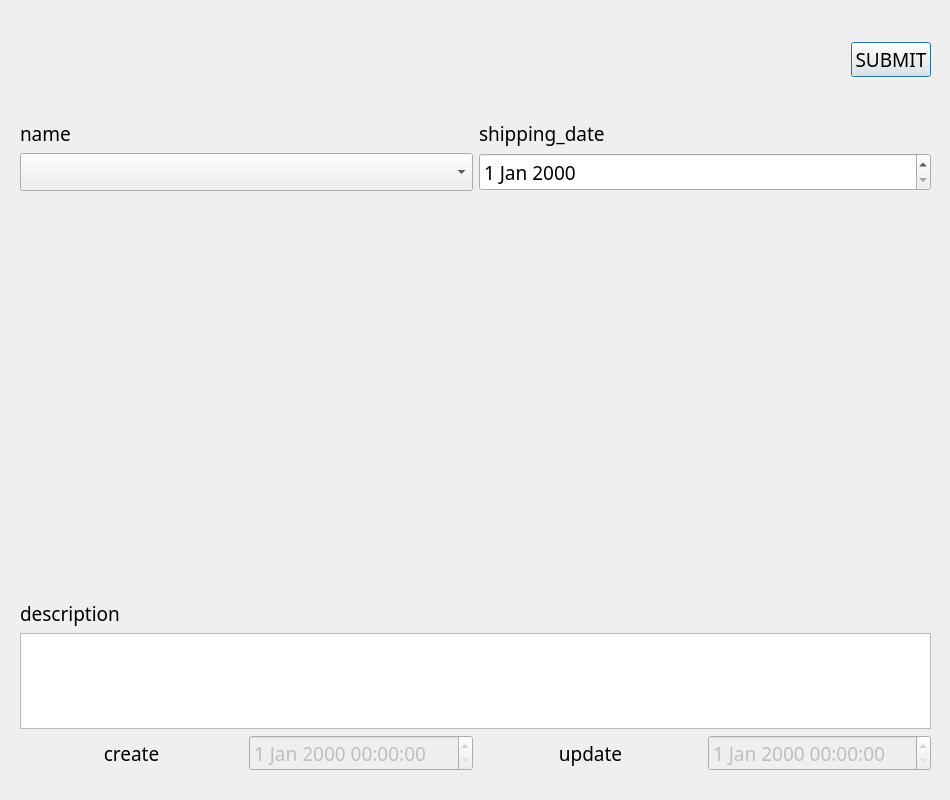
<?xml version="1.0" encoding="UTF-8"?>
<ui version="4.0">
 <class>Dialog</class>
 <widget class="QDialog" name="Dialog">
  <property name="enabled">
   <bool>true</bool>
  </property>
  <property name="geometry">
   <rect>
    <x>0</x>
    <y>0</y>
    <width>950</width>
    <height>800</height>
   </rect>
  </property>
  <property name="font">
   <font>
    <family>굴림</family>
    <pointsize>14</pointsize>
   </font>
  </property>
  <property name="windowTitle">
   <string>Dialog</string>
  </property>
  <widget class="QWidget" name="gridLayoutWidget_3">
   <property name="geometry">
    <rect>
     <x>20</x>
     <y>20</y>
     <width>911</width>
     <height>80</height>
    </rect>
   </property>
   <layout class="QGridLayout" name="gridLayout_4">
    <item row="0" column="0">
     <spacer name="horizontalSpacer">
      <property name="orientation">
       <enum>Qt::Horizontal</enum>
      </property>
      <property name="sizeHint" stdset="0">
       <size>
        <width>40</width>
        <height>20</height>
       </size>
      </property>
     </spacer>
    </item>
    <item row="0" column="2">
     <widget class="QPushButton" name="submitBtn">
      <property name="text">
       <string>SUBMIT</string>
      </property>
     </widget>
    </item>
   </layout>
  </widget>
  <widget class="QWidget" name="gridLayoutWidget_2">
   <property name="geometry">
    <rect>
     <x>20</x>
     <y>600</y>
     <width>911</width>
     <height>171</height>
    </rect>
   </property>
   <layout class="QGridLayout" name="gridLayout_2">
    <item row="1" column="0" colspan="4">
     <widget class="QPlainTextEdit" name="descriptionPlainTextEdit">
      <property name="plainText">
       <string/>
      </property>
     </widget>
    </item>
    <item row="2" column="2">
     <widget class="QLabel" name="label_17">
      <property name="text">
       <string>update</string>
      </property>
      <property name="alignment">
       <set>Qt::AlignCenter</set>
      </property>
     </widget>
    </item>
    <item row="2" column="0">
     <widget class="QLabel" name="label_16">
      <property name="text">
       <string>create</string>
      </property>
      <property name="alignment">
       <set>Qt::AlignCenter</set>
      </property>
     </widget>
    </item>
    <item row="2" column="3">
     <widget class="QDateTimeEdit" name="update_dateDateTimeEdit">
      <property name="enabled">
       <bool>false</bool>
      </property>
      <property name="specialValueText">
       <string/>
      </property>
     </widget>
    </item>
    <item row="2" column="1">
     <widget class="QDateTimeEdit" name="reg_dateDateTimeEdit">
      <property name="enabled">
       <bool>false</bool>
      </property>
      <property name="specialValueText">
       <string/>
      </property>
     </widget>
    </item>
    <item row="0" column="0" colspan="4">
     <widget class="QLabel" name="label_15">
      <property name="text">
       <string>description</string>
      </property>
     </widget>
    </item>
   </layout>
  </widget>
  <widget class="QWidget" name="gridLayoutWidget">
   <property name="geometry">
    <rect>
     <x>20</x>
     <y>120</y>
     <width>911</width>
     <height>71</height>
    </rect>
   </property>
   <layout class="QGridLayout" name="gridLayout">
    <item row="0" column="0">
     <widget class="QLabel" name="label_14">
      <property name="text">
       <string>name</string>
      </property>
     </widget>
    </item>
    <item row="1" column="0">
     <widget class="QComboBox" name="nameLineEdit">
      <property name="sizePolicy">
       <sizepolicy hsizetype="Preferred" vsizetype="Expanding">
        <horstretch>0</horstretch>
        <verstretch>0</verstretch>
       </sizepolicy>
      </property>
     </widget>
    </item>
    <item row="0" column="1">
     <widget class="QLabel" name="label">
      <property name="text">
       <string>shipping_date</string>
      </property>
     </widget>
    </item>
    <item row="1" column="1">
     <widget class="QDateEdit" name="shipping_dateDateEdit">
      <property name="sizePolicy">
       <sizepolicy hsizetype="Minimum" vsizetype="Expanding">
        <horstretch>0</horstretch>
        <verstretch>0</verstretch>
       </sizepolicy>
      </property>
      <property name="specialValueText">
       <string/>
      </property>
     </widget>
    </item>
   </layout>
  </widget>
 </widget>
 <resources/>
 <connections/>
</ui>
